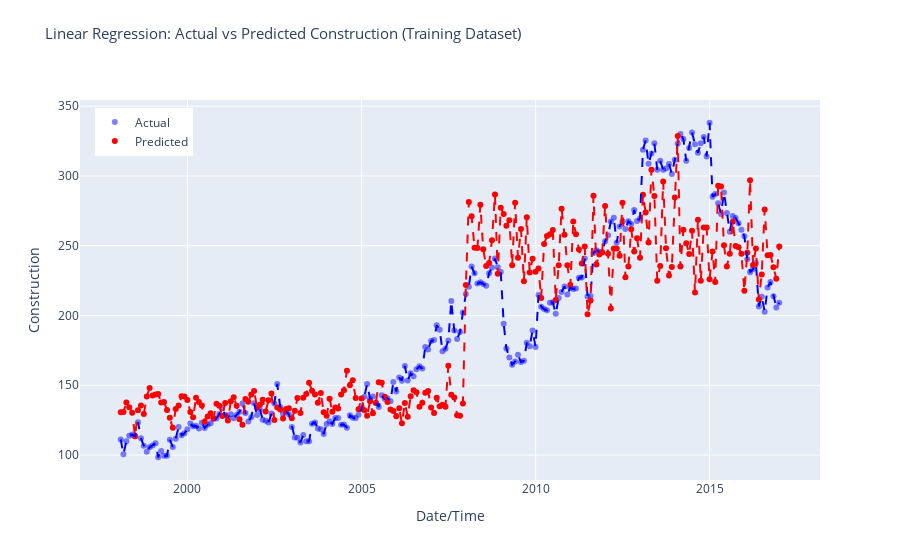

The notebook cell saved with this chart:
### Code cell
# Make predictions on the test dataset
predictions = pycr.predict_model(model, data = train_data)

r2 = r2_score(predictions['Construction'], predictions['prediction_label'])
print('R-squared (R2) Score:', r2)

# Sort predictions DataFrame by index
predictions.sort_index(inplace=True)

# Create Plotly figure
fig = make_subplots(rows=1, cols=1, shared_xaxes=True, shared_yaxes=True)

# Add scatter plot for actual values
fig.add_trace(go.Scatter(x=predictions.index, y=predictions['Construction'],
                         mode='markers', marker=dict(color='blue', opacity=0.5),
                         name='Actual'), row=1, col=1)

# Add scatter plot for predicted values
fig.add_trace(go.Scatter(x=predictions.index, y=predictions['prediction_label'],
                         mode='markers', marker=dict(color='red'),
                         name='Predicted'), row=1, col=1)

# Add lines for sorted actual values
fig.add_trace(go.Scatter(x=predictions.index, y=predictions['Construction'].sort_index(),
                         mode='lines', line=dict(color='blue', dash='dash'),
                         showlegend=False), row=1, col=1)

# Add lines for sorted predicted values
fig.add_trace(go.Scatter(x=predictions.index, y=predictions['prediction_label'].sort_index(),
                         mode='lines', line=dict(color='red', dash='dash'),
                         showlegend=False), row=1, col=1)

fig.update_layout(title_text='Linear Regression: Actual vs Predicted Construction (Training Dataset)',
                  title_font_size=15, title_y=.95,
                  xaxis_title='Date/Time', yaxis_title='Construction',
                  legend=dict(x=0.02, y=0.98),
                  grid=dict(rows=1, columns=1, ygap=0.2))

# Show interactive plot
fig.show()

### Figure 1 — Plotly figure (JSON) as saved in the notebook; plotly's stock layout.template omitted (floating-point values rounded to 4 significant figures; data arrays with more than 128 entries replaced by an {"elided": "..."} marker saying what was removed)
{"data": [{"marker": {"color": "blue", "opacity": 0.5}, "mode": "markers", "name": "Actual", "type": "scatter", "x": {"elided": "228 str values"}, "xaxis": "x", "y": {"elided": "228 float values"}, "yaxis": "y"}, {"marker": {"color": "red"}, "mode": "markers", "name": "Predicted", "type": "scatter", "x": {"elided": "228 str values"}, "xaxis": "x", "y": {"elided": "228 float values"}, "yaxis": "y"}, {"line": {"color": "blue", "dash": "dash"}, "mode": "lines", "showlegend": false, "type": "scatter", "x": {"elided": "228 str values"}, "xaxis": "x", "y": {"elided": "228 float values"}, "yaxis": "y"}, {"line": {"color": "red", "dash": "dash"}, "mode": "lines", "showlegend": false, "type": "scatter", "x": {"elided": "228 str values"}, "xaxis": "x", "y": {"elided": "228 float values"}, "yaxis": "y"}], "layout": {"grid": {"columns": 1, "rows": 1, "ygap": 0.2}, "legend": {"x": 0.02, "y": 0.98}, "title": {"font": {"size": 15}, "text": "Linear Regression: Actual vs Predicted Construction (Training Dataset)", "y": 0.95}, "xaxis": {"anchor": "y", "domain": [0, 1], "title": {"text": "Date/Time"}}, "yaxis": {"anchor": "x", "domain": [0, 1], "title": {"text": "Construction"}}}}
